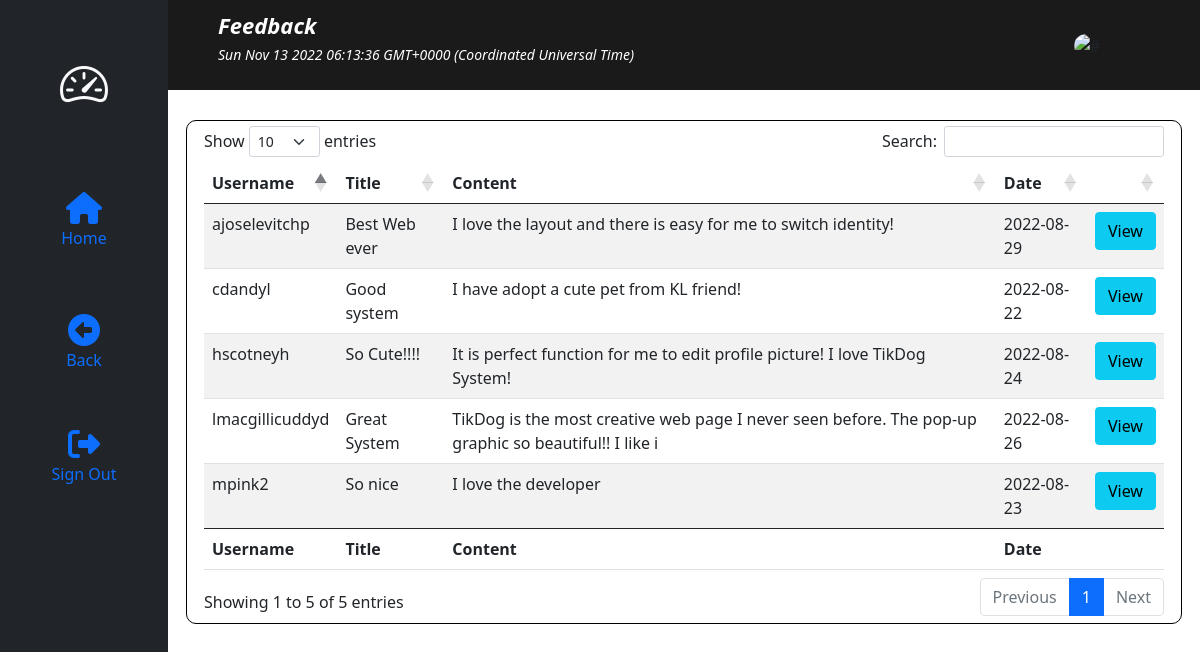
The app's page /php/adminfeedback.php with its own data.
### tables this page shows
CREATE TABLE `feedback` (
  `FeedbackID` int(11) NOT NULL,
  `FeedbackTitle` varchar(100) NOT NULL,
  `FeedbackContent` varchar(100) NOT NULL,
  `FeedbackDate` date NOT NULL,
  `UserID` int(11) NOT NULL
);

CREATE TABLE `user` (
  `UserID` int(11) NOT NULL,
  `Username` varchar(50) NOT NULL,
  `Password` varchar(50) NOT NULL,
  `FirstName` varchar(50) NOT NULL,
  `LastName` varchar(50) NOT NULL,
  `DOB` date NOT NULL,
  `Gender` varchar(6) NOT NULL,
  `ContactNumber` varchar(20) NOT NULL,
  `Email` varchar(50) NOT NULL,
  `Address` varchar(200) NOT NULL,
  `Location` varchar(50) NOT NULL,
  `Avatar` varchar(100) NOT NULL,
  `SocialMedia` varchar(100) NOT NULL
);

### php/adminfeedback.php (the view, shortened to what this page needs)
<?php include_once("conn.php") ?>
<?php
    $sql = "SELECT feedback.FeedbackTitle, feedback.FeedbackID, feedback.FeedbackContent, feedback.FeedbackDate, feedback.UserID, user.Username
            FROM feedback
            INNER JOIN user
            ON feedback.UserID = user.UserID";
    $result = mysqli_query($conn,$sql);
?>
<!DOCTYPE html>
<html lang="en">
<head>
    <link href="https://cdn.jsdelivr.net/npm/bootstrap@5.0.2/dist/css/bootstrap.min.css" rel="stylesheet">
    <link rel="stylesheet" href="https://cdn.jsdelivr.net/npm/bootstrap-icons@1.9.1/font/bootstrap-icons.css">
    <link rel="stylesheet" href="https://cdnjs.cloudflare.com/ajax/libs/twitter-bootstrap/5.1.3/css/bootstrap.min.css">
    <link rel="stylesheet" href="https://cdn.datatables.net/1.12.1/css/dataTables.bootstrap5.min.css">
    <link rel="stylesheet" href="sweetalert2.min.css">
    <link rel="stylesheet" href="../css/adminaccount.css">
</head>
<body>
        <div class="container-fluid">
            <div class="row">
                <div class="col-sm-auto bg-dark sticky-top">
                    <div class="d-flex flex-sm-column flex-row flex-nowrap bg-dark align-items-center sticky-top">
                        <a href="adminpage.php" class="d-block p-5 link-light text-decoration-none" title="Logo" data-bs-toggle="tooltip" data-bs-placement="right" data-bs-original-title="Icon-only">
                            <i class="bi bi-speedometer2 fa-3x"></i>
                        </a>
                        <ul class="nav nav-pills nav-flush flex-sm-column flex-row flex-nowrap mb-auto mx-auto text-center align-items-center">
                            <li class="nav-item">
                                <a href="adminpage.php" class="nav-link py-4 px-2" title="Home" data-bs-toggle="tooltip" data-bs-placement="right" data-bs-original-title="Home">
                                    <i class="fas fa-home fs-2"></i><p>Home</p>
                                </a>
                            </li>
                            <li>
                                <a href="adminpage.php" class="nav-link py-4 px-2" title="Back" data-bs-toggle="tooltip" data-bs-placement="right" data-bs-original-title="Home">
                                    <i class="fas fa-arrow-alt-circle-left fs-2"></i><p>Back</p>
                                </a>
                            </li>
                            <li>
                                <a href="logout.php" class="nav-link py-3 px-2" title="Sign-Out" data-bs-toggle="tooltip" data-bs-placement="right" data-bs-original-title="Exits">
                                    <i class="fas fa-sign-out-alt fs-2"></i><p>Sign Out</p>
                                </a>
                            </li>
                        </ul>
                    </div>
                </div>
                <div class="col-sm p-0 min-vh-100">
                    <div class="navbar" id="navbar" style="background-color:#1a1a1a; height: 90px; position: sticky; top: 0%; transition: 0.2s; padding-left: 50px;">
                        <p style="color: white;"><b><i style="font-size:22px; ">Feedback</i></b><br><small><i><span id="dateTime"></span></i></small></p>
                        <div class="right" style="float:right; padding-right: 100px;">
                            <img src="../adminimg/<?php echo $_SESSION["photo"] ?>" alt="#" style="width: 50px; border-radius: 15px;">
                        </div>
                    </div>
                    <div class="content" style="width: auto; padding:30px 30px;">
                        <div class="row" style=" border:1px solid black; padding:5px; border-radius:10px;">
                            <table id="acctable" class="table table-striped" style="width:100%">
                                <thead>
                                    <tr>
                                        <th>Username</th>
                                        <th>Title</th>
                                        <th>Content</th>
                                        <th>Date</th>
                                        <th></th>
                                    </tr>
                                </thead>
                                <tbody>
                                <?php
                                    while($row = mysqli_fetch_assoc($result)){
                                        $feedbacks[] = $row;
                                    }
                                    if(isset($feedbacks)){
                                        foreach($feedbacks as $feedback){
                                ?>
                                    <tr>
                                        <td><?php echo $feedback['Username'] ?></td>
                                        <td><?php echo $feedback['FeedbackTitle'] ?></td>
                                        <td><?php echo $feedback['FeedbackContent'] ?></td>
                                        <td><?php echo $feedback['FeedbackDate'] ?></td>
                                        <td><button type="button" value="<?php echo $feedback['FeedbackID'] ?>"  class="viewbtn btn btn-info" data-bs-toggle="modal" data-bs-placement="right" data-bs-target="#feedback">View</button></td>
                                    </tr>
                                    <?php } ?>
                                <?php } ?>
                                </tbody>
                                <tfoot>
                                    <tr>
                                        <th>Username</th>
                                        <th>Title</th>
                                        <th>Content</th>
                                        <th>Date</th>
                                        <th></th>
                                    </tr>
                                </tfoot>
                            </table>
                        </div>
                    </div>
                </div>
            </div>
        </div>
</body>
</html>

### css/adminaccount.css (style rules this page uses)
a i { transition: all 0.3s linear; }

### records on screen
feedback: UserID.Username "cdandyl", FeedbackTitle "Good system", FeedbackContent "I have adopt a cute pet from KL friend!", FeedbackDate "2022-08-22", $feedback['FeedbackID'] 1 (drawn)
feedback: UserID.Username "mpink2", FeedbackTitle "So nice", FeedbackContent "I love the developer", FeedbackDate "2022-08-23", $feedback['FeedbackID'] 2 (drawn)
feedback: UserID.Username "hscotneyh", FeedbackTitle "So Cute!!!!", FeedbackContent "It is perfect function for me to edit profile picture! I love TikDog System!", FeedbackDate "2022-08-24", $feedback['FeedbackID'] 3 (drawn)
feedback: UserID.Username "lmacgillicuddyd", FeedbackTitle "Great System", FeedbackContent "TikDog is the most creative web page I never seen before. The pop-up graphic so beautiful!! I like i", FeedbackDate "2022-08-26", $feedback['FeedbackID'] 4 (drawn)
feedback: UserID.Username "ajoselevitchp", FeedbackTitle "Best Web ever", FeedbackContent "I love the layout and there is easy for me to switch identity!", FeedbackDate "2022-08-29", $feedback['FeedbackID'] 5 (drawn)
